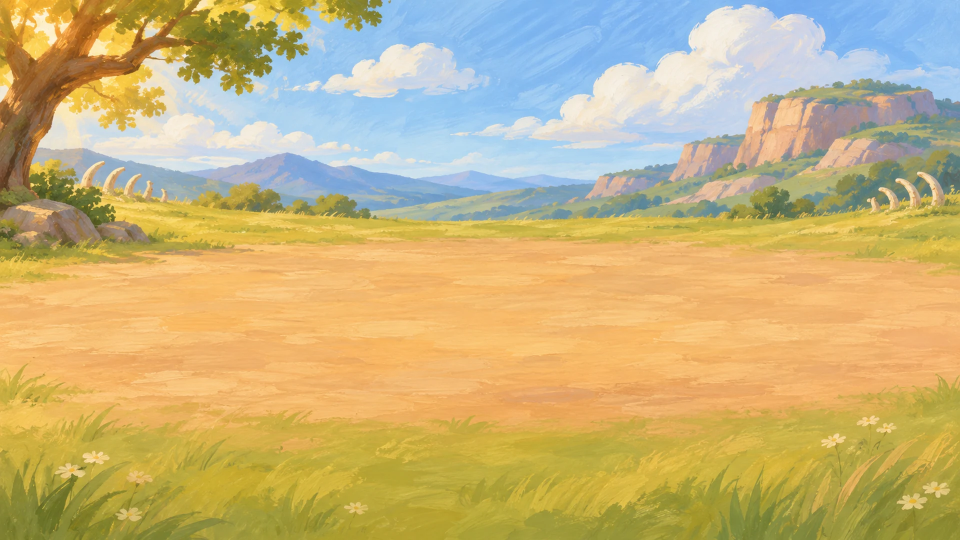
#> input picture assets/camp/backdrops/bone_yard.webp, 1920 x 1080 px (shown at 1/2 size)
$ python -i backdrop-grounds.py   (imports and definitions only)
#> lines starting #> are read from the running program, lines starting #| are printed output that depends on the picture
"""
Kids & Dragons - the ground colour of every backdrop a hero stands on, for the colour tests.

docs/hero-looks.md section 7.1: every starter colour must stand out from every backdrop's ground
colour by an OKLab distance of at least 0.10, so a hero never disappears into the scenery. The
client's palette test (packages/client/src/world/coat-palette.test.ts) cannot decode a WebP, so
this measures them once and writes the numbers it reads:

    packages/client/src/world/coat-backdrops.fixture.json

The ground is the band a hero's feet and body stand in: the bottom 30% of the canvas (the
story stage's ground line is at 0.88 of its height; the camp's lanes sit between 0.6 and 0.95),
averaged in linear light and written back as sRGB hex. Every biome background
(assets/biomes/<id>/bg.webp) and every camp backdrop (manifest camp.backdrops) is measured.

Run it again when a backdrop is added or repainted: the test fails while a biome the manifest
lists is missing from the fixture.

    python3 tools/art/backdrop-grounds.py

Requires: Pillow, numpy
"""

from __future__ import annotations

import json
import os

import numpy as np
from PIL import Image

ROOT = os.path.dirname(os.path.dirname(os.path.dirname(os.path.abspath(__file__))))
OUT = os.path.join(ROOT, "packages", "client", "src", "world", "coat-backdrops.fixture.json")
BAND = 0.30


def ground_hex(path: str) -> str:
    im = Image.open(path).convert("RGB")
#> im is the input picture: PIL image 1920x1080 RGB; mean R, G, B 199.6, 179, 123.9
    w, h = im.size
#> w = 1920; h = 1080
    band = im.crop((0, int(h * (1 - BAND)), w, h)).resize((256, max(1, int(256 * BAND * h / w))), Image.BILINEAR)
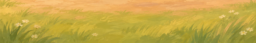
#> band: PIL image 256x43 RGB; mean R, G, B 197.4, 168.3, 72
    rgb = np.asarray(band, dtype=np.float64) / 255.0
    lin = np.where(rgb <= 0.04045, rgb / 12.92, ((rgb + 0.055) / 1.055) ** 2.4).reshape(-1, 3).mean(axis=0)
#> lin = [0.582, 0.397, 0.0705]
    srgb = np.where(lin <= 0.0031308, lin * 12.92, 1.055 * np.power(lin, 1 / 2.4) - 0.055)
#> srgb = [0.787, 0.663, 0.294]
    return "#" + "".join(f"{int(round(c * 255)):02X}" for c in np.clip(srgb, 0, 1))


def main() -> None:
    mf = json.load(open(os.path.join(ROOT, "assets", "manifest.json"), encoding="utf-8"))
    grounds: dict[str, str] = {}
    biomes = os.path.join(ROOT, "assets", "biomes")
    for biome in sorted(os.listdir(biomes)):
        bg = os.path.join(biomes, biome, "bg.webp")
        if os.path.isfile(bg):
            grounds[f"biomes/{biome}"] = ground_hex(bg)
    for entry in sorted(mf.get("camp", {}).get("backdrops", []), key=lambda e: e["family"]):
        p = os.path.join(ROOT, "assets", *entry["path"].split("/"))
        if os.path.isfile(p):
            grounds[f"camp/{entry['family']}"] = ground_hex(p)
    out = {
        "$comment": "Generated by tools/art/backdrop-grounds.py: the mean colour of the bottom 30% of every backdrop a hero stands on, for the starter colours' backdrop test (docs/hero-looks.md section 7.1). Do not edit by hand; run the script again when a backdrop changes.",
        "grounds": grounds,
    }
    with open(OUT, "w", encoding="utf-8") as f:
        json.dump(out, f, indent=2)
        f.write("\n")
    print(f"wrote {len(grounds)} grounds to {os.path.relpath(OUT, ROOT)}")


# [2 lines not run here, left out]

>>> result = ground_hex('../../assets/camp/backdrops/bone_yard.webp')
#> result = '#C9A94B'
